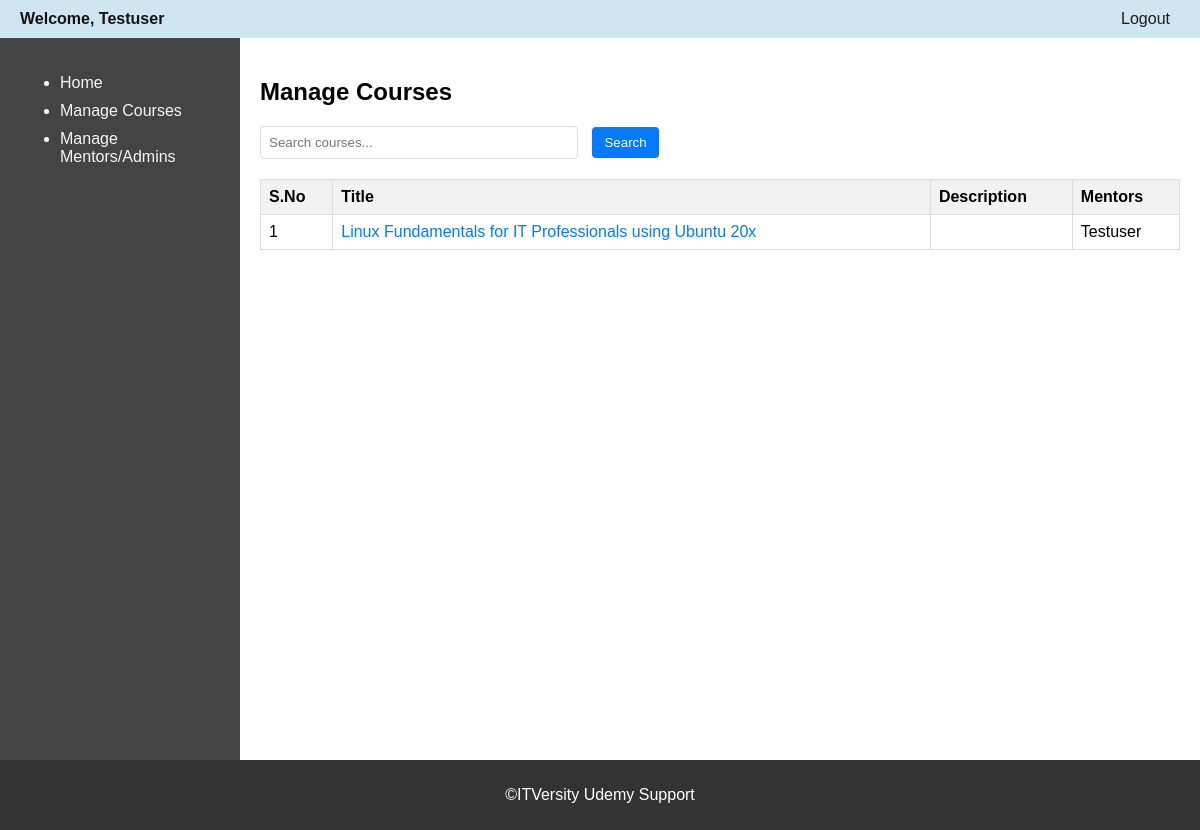
The page /home/manage_courses/ (signed in) on the database its author committed.
### que_forum/models.py (models this page shows, shortened)
class CustomUser(AbstractUser):
    ADMIN = 'admin'
    MENTOR = 'mentor'
    ROLE_CHOICES = (
        (ADMIN, 'Admin'),
        (MENTOR, 'Mentor'),
    )
    role = models.CharField(max_length=10, choices=ROLE_CHOICES, default=MENTOR)
    class Meta:
        db_table = 'customusers'

class Course(models.Model):
    __tablename__ = 'courses'
    udemy_course_id = models.CharField(max_length=100, unique=True)
    title = models.CharField(max_length=255)
    description = models.TextField()
    created_at = models.DateTimeField(auto_now_add=True)
    updated_at = models.DateTimeField(auto_now=True)
    class Meta:
        db_table = 'courses'

class MentorCourseAssignment(models.Model):
    course = models.ForeignKey(Course, on_delete=models.CASCADE, related_name='mentor_course_assignments')
    mentor = models.ForeignKey(CustomUser, on_delete=models.CASCADE, related_name='mentor_course_assignments', limit_choices_to={'role': CustomUser.MENTOR})
    assigned_at = models.DateTimeField(auto_now_add=True)
    class Meta:
        db_table = 'mentor_course_assignments'

### que_forum/views.py (the view)
# urls.py: path('manage_courses/', views.manage_courses, name='manage_courses'),
@login_required
def manage_courses(request):
    query = request.GET.get('q')
    if request.user.role == CustomUser.ADMIN:
        if query:
            courses = Course.objects.filter(title__icontains=query)
        else:
            courses = Course.objects.all()
    elif request.user.role == CustomUser.MENTOR:
        if query:
            courses = MentorCourseAssignment.objects.filter(
                mentor=request.user,
                course__title__icontains=query
            ).select_related('course')
        else:
            courses = MentorCourseAssignment.objects.filter(
                mentor=request.user
            ).select_related('course')
    else:
        return render(request, 'error.html', {'message': 'You do not have permission to view this page.'})
    mentors = CustomUser.objects.filter(role=CustomUser.MENTOR)
    if request.user.role == CustomUser.MENTOR:
        courses = [assignment.course for assignment in courses]
    return render(request, 'manage_courses.html', {'courses': courses, 'mentors': mentors})

### que_forum/templates/manage_courses.html (shortened to what this page needs)
{% extends 'base.html' %}
{% block content %}
{% load static %}
<link rel="stylesheet" type="text/css" href="{% static 'css/manage_courses.css' %}">
{% if courses %}
<h2>Manage Courses</h2>
<form method="GET" action="">
  <input type="text" name="q" placeholder="Search courses..." value="{{ request.GET.q }}">
  <button type="submit">Search</button>
</form>
<table>
  <tr>
    <th>S.No</th>
    <th>Title</th>
    <th>Description</th>
    <th>Mentors</th>
  </tr>
  {% for course in courses %}
  <tr>
    <td>{{ forloop.counter }}</td>
    <td><a href="#">{{ course.title }}</a></td>
    <td>{{ course.description }}</td>
    <td>
      {% for assignment in course.mentor_course_assignments.all %}
        {{ assignment.mentor.username }}{% if not forloop.last %}, {% endif %}
      {% empty %}
        No mentors assigned
      {% endfor %}
    </td>
  </tr>
  {% endfor %}
</table>
{% else %}
<p class="no-courses-message">No courses assigned to you.</p>
{% endif %}
{% endblock %}

### que_forum/templates/base.html (shortened to what this page needs)
{% load static %}
<!DOCTYPE html>
<html lang="en">
<head>
    <link rel="stylesheet" href="{% static 'css/styles.css' %}">
</head>
<body>
    <header>
        <nav class="navbar">
            <div class="navbar-left">
                <span class="welcome-msg">Welcome, {{ user.username }}</span>
            </div>
            <div class="navbar-right">
                <a href="{% url 'logout' %}" class="logout">Logout</a>
            </div>
        </nav>
    </header>
    <div class="container">
        <aside>
            <ul class="sidebar">
                <li><a href="{% url 'home' %}">Home</a></li>
                <li><a href="{% url 'manage_courses' %}">Manage Courses</a></li>
                <li><a href="{% url 'manage_mentors' %}">Manage Mentors/Admins</a></li>
            </ul>
        </aside>
        <main>
            {% block content %}{% endblock %}
        </main>
    </div>
    <footer>
        <p>&copy;ITVersity Udemy Support</p>
    </footer>
</body>
</html>

### que_forum/static/css/styles.css (style rules this page uses)
body { font-family: Arial, sans-serif; margin: 0; padding: 0; background-color: #f4f4f4; }
header { background-color: #cfe5ef; color: #151414; padding: 10px 0; }
.navbar { display: flex; justify-content: space-between; align-items: center; padding: 0 20px; }
.navbar-left { flex: 1; }
.navbar-right { flex: 1; display: flex; justify-content: flex-end; }
.navbar a { color: #221c1c; text-decoration: none; margin: 0 10px; }
.navbar .welcome-msg { font-weight: bold; }
.container { display: flex; }
aside { width: 200px; background-color: #444; padding: 20px; height: calc(100vh - 48px); }
.sidebar li { margin: 10px 0; }
.sidebar a { color: #f6f4f4; text-decoration: none; }
.sidebar li::marker { color: white; }
main { flex: 1; padding: 20px; background-color: #fff; }
footer { text-align: center; padding: 10px 0; background-color: #333; color: #fff; position: fixed; bottom: 0; width: 100%; }

### que_forum/static/css/manage_courses.css (style rules this page uses)
table { width: 100%; border-collapse: collapse; margin: 20px 0; }
table, th, td { border: 1px solid #ddd; }
th, td { padding: 8px; text-align: left; }
th { background-color: #f2f2f2; }
td a { margin-right: 10px; color: #007bff; text-decoration: none; }
form input[type="text"] { padding: 8px; width: 300px; border: 1px solid #ddd; border-radius: 4px; margin-right: 10px; }
form button { padding: 8px 12px; border: none; background-color: #007bff; color: white; border-radius: 4px; cursor: pointer; }

### rows shown on the page
CustomUser: username "Testuser"
Course: title "Linux Fundamentals for IT Professionals using Ubuntu 20x"
MentorCourseAssignment: mentor.username "Testuser"
